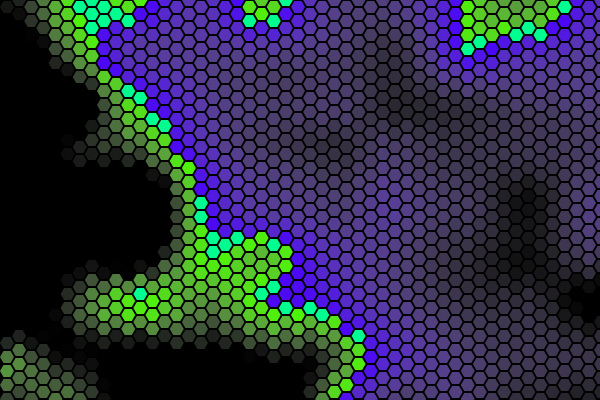
Frame 1 (no input)
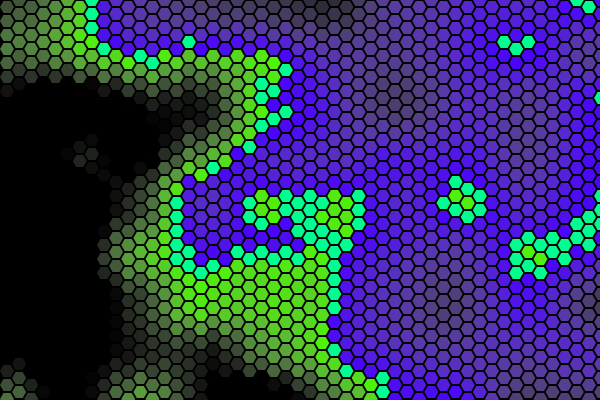
Frame 60 (the mouse pressed at the canvas centre just before this capture)
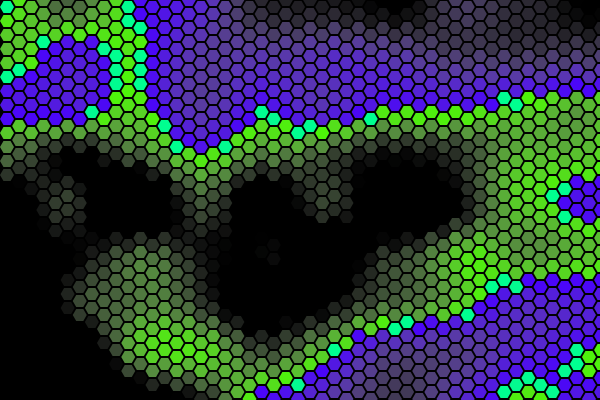
Frame 120 (the mouse held since frame 60 and released just before this capture)

The Processing sketch that drew these frames (run headless with seeded random() and noise(); from frame 60 on, the mouse is pressed at the canvas centre):

// Processing sketch: processing_39328
// ── processing_39328.pde

// click screen to change noise pattern
float z = 0;
float zOffset = 0.004;
float zInc = zOffset;
float clip = 0.02;
float cl = 1 - clip;
float ch = 1 + clip;
int gridSize = 14;
float s60 = sin(60.0 * TWO_PI/ 360.0);
float c60 = cos(60.0 * TWO_PI/ 360.0);
void setup()
{
  size(600, 400);
  colorMode(HSB, 1, 1, 1, 1);
  frameRate(20);
}

void draw()
{
  background(0);
  noiseDetail(4, 0.7);
  noStroke();
  z += zInc;
  int odd = 0;
  int widthAdjusted = (int)((float)width / s60);  // needed bacause the translate shifts by s60 not 1
  for (int i = 0; i < widthAdjusted; i += gridSize)
  {
    float fii = (float)i / width;
    for (int j = 0 ; j < height; j += gridSize)
    {
      float fjj = (float)j / height;
      float b = max(0, -1 + noise(fii, fjj, z)*3);
      if (b > cl && b < ch)
      {
        fill(color(0.428, b, b));;
      }
      else if (b > 1)
      {
        b = 3 - b * 2;
        fill(color(.285, b, b)); 
      }
      else
      {
        fill(color(.714, b, b)); 
      }
      pushMatrix();
      translate(i * s60, (j - gridSize / 2 * odd) );
      hexagon(gridSize/2);
      popMatrix();
    }
    if (odd == 0) odd = 1; 
    else odd = 0;
  }
}
void mouseClicked() {
  noiseSeed(frameCount);
}

void hexagon(float hScale)
{
  beginShape();
  vertex(0, hScale);
  vertex(hScale * c60, hScale * (1 - s60));
  vertex(hScale * (1 + c60), hScale * (1 - s60));
  vertex(hScale * (1 + 2 * c60), hScale);
  vertex(hScale * (1 + c60), hScale * (1 + s60));
  vertex(hScale * c60, hScale * (1 + s60));
  vertex(0, hScale);
  endShape(CLOSE);
}
